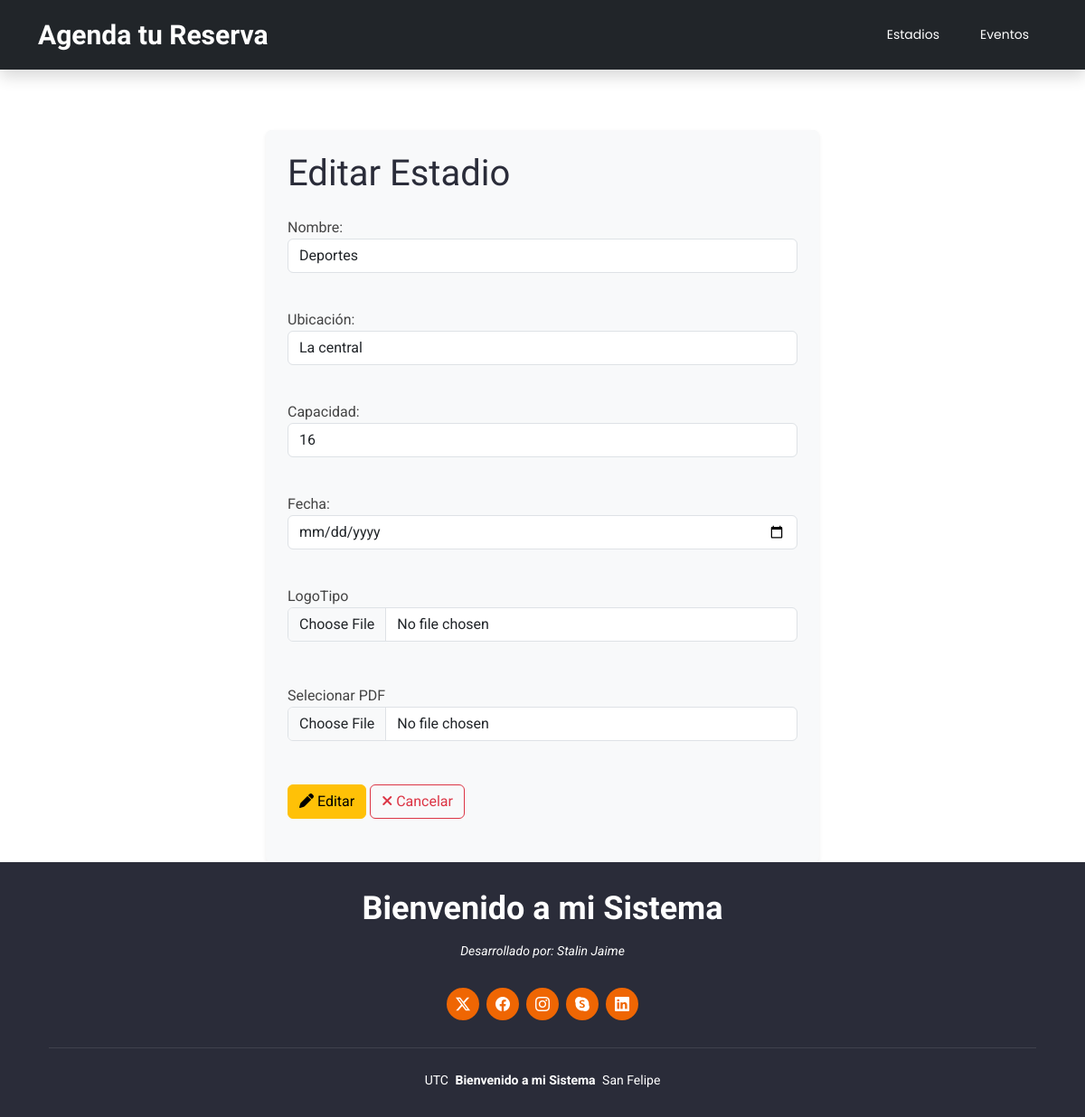
/editarEstadio/1, run on the app's committed database.
### Aplicaciones/Estadios/models.py (models this page shows, shortened)
class Estadios(models.Model):
    id = models.AutoField(primary_key=True)
    nombre = models.CharField(max_length=100)
    ubicacion = models.CharField(max_length=150)
    capacidad = models.IntegerField()
    fecha = models.DateField()
    logo=models.FileField(upload_to='cargos', null=True, blank=True)
    pdf=models.FileField(upload_to='pdf', null=True, blank=True)

### Aplicaciones/Estadios/views.py (the view)
# urls.py: path('editarEstadio/<id>',views.editarEstadio),
def editarEstadio(request, id):
    estadioEditar = Estadios.objects.get(id=id)
    return render(request, "editarEstadio.html", {'estadioEditar': estadioEditar})

### Aplicaciones/Estadios/templates/editarEstadio.html (shortened to what this page needs)
{% extends './plantilla.html' %}
{% load static %}
{% block contenido %}
<br><br><br><br><br><br>
<div class="row">
    <div class="col-md-3"></div>
    <div class="col-md-6 bg-light p-4 rounded shadow-sm">
        <h1 class="mb-4">Editar Estadio</h1>
        <form action="/procesarEdicionEstadios" id="frm_editar_estadio" enctype="multipart/form-data"  method="post">
            <label for="nombre">Nombre:</label>
            <input class="form-control mb-3" type="text" name="nombre" id="nombre" value="{{estadioEditar.nombre}}" ><br>
            <label for="ubicacion">Ubicación:</label>
            <input class="form-control mb-3" type="text" name="ubicacion" id="ubicacion" value="{{estadioEditar.ubicacion}}" ><br>
            <label for="capacidad">Capacidad:</label>
            <input class="form-control mb-3" type="number" name="capacidad" id="capacidad" value="{{estadioEditar.capacidad}}" ><br>
            <label for="fecha">Fecha:</label>
            <input class="form-control mb-3" type="date" name="fecha" id="fecha" value="{{estadioEditar.fecha}}" ><br>
            <label for="">LogoTipo</label>
            <input type="file" name="logo" id="logo" class="form-control"><br><br>
            <label for="">Selecionar PDF</label>
            <input type="file" name="pdf" id="pdf" class="form-control"><br><br>
            <button
            class="btn btn-warning"
            type="submit"><i class="fa fa-pen"></i>
                Editar</button>
            <a
            class="btn btn-outline-danger"
            href="{% url 'inicio' %}"><i class=" fa fa-times"></i>
                Cancelar
            </a>
        </form>
        <br>
    </div>
    <div class="col-md-3"></div>
</div>
{% endblock %}

### eventosSJ/static/Plantilla/selecao/assets/css/main.css (style rules this page uses)
:root { --default-font: "Roboto", system-ui, -apple-system, "Segoe UI", Roboto, "Helvetica Neue", Arial, "Noto Sans", "Liberation Sans", sans-serif, "Apple Color Emoji", "Segoe UI Emoji", "Segoe UI Symbol", "Noto Color Emoji"; --heading-font: "Raleway", sans-serif; --nav-font: "Poppins", sans-serif; }
:root { --background-color: #ffffff; --default-color: #444444; --heading-color: #2a2c39; --accent-color: #ef6603; --surface-color: #ffffff; --contrast-color: #ffffff; }
:root { --nav-color: #ffffff; --nav-hover-color: #ef6603; --nav-mobile-background-color: #ffffff; --nav-dropdown-background-color: #ffffff; --nav-dropdown-color: #060606; --nav-dropdown-hover-color: #ef6603; }
:root { scroll-behavior: smooth; }
body { color: var(--default-color); background-color: var(--background-color); font-family: var(--default-font); }
a { color: var(--accent-color); text-decoration: none; transition: 0.3s; }
h1, h2, h3, h4, h5, h6 { color: var(--heading-color); font-family: var(--heading-font); }

### data on the page
Estadios: nombre "Deportes", ubicacion "La central", capacidad "16"
